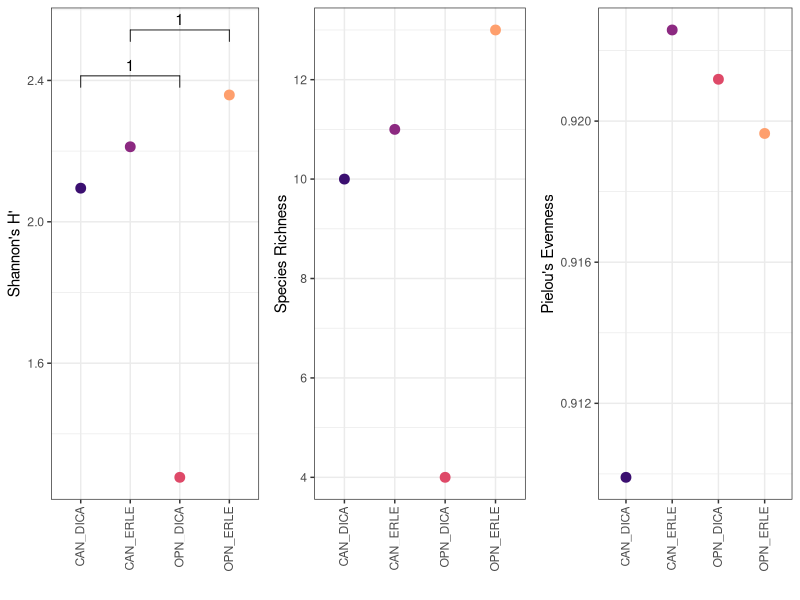
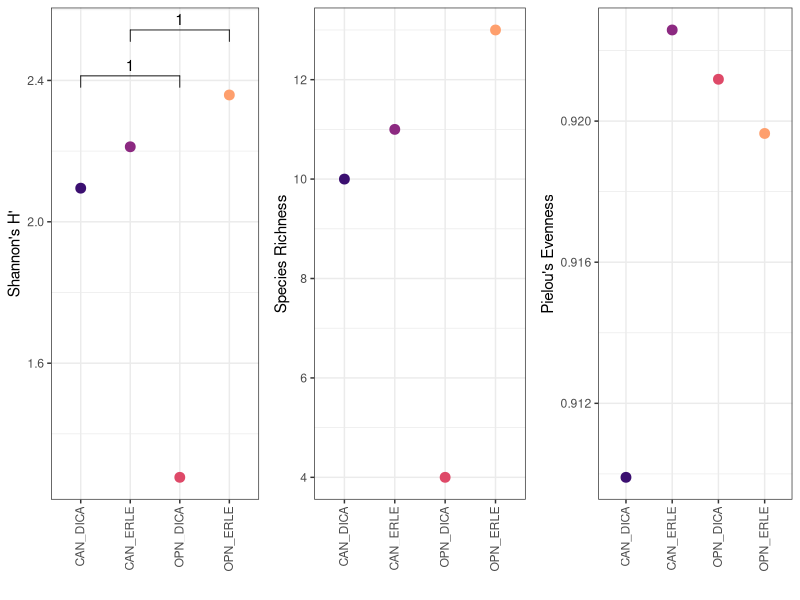

These figures' R source, in order: (Note: this script raises an error after producing the figures.)
#Monsoon Endophyte Culture Collection

#Diversity, Richness, Evenness
#Taylor Portman
#20OCT22

#Read in libraries
library(dplyr)
library(tidyverse)
library(ggplot2)
library(vegan)
library(cowplot)
library(ggpubr)
#------------------
library(VennDiagram)

#Set workind directory
setwd("/Volumes/GoogleDrive/My Drive/projects/MastersThesis/R/SRER_FieldExperiment")

#Read in data
dat<-read.csv("data_clean/MonsoonMorphotypes_Clean.csv")
fungi<-read.csv("data_clean/FungalMorph_Clean.csv")
bac<-read.csv("data_clean/BacteriaMorph_Clean.csv")

#Figure save file path
figures= 'MonsoonEndophyte_CultureCollection/figures'


# Fungi: Diversity --------------------------------------------------------
pop = fungi%>%
  count(Morphotype, PlantOrigin, Plot)%>%
  mutate(PlantPlot= paste0(Plot , "_" , PlantOrigin))%>%
  select(-PlantOrigin, -Plot)%>%
  pivot_wider(names_from="Morphotype", values_from = "n", values_fill =0)%>%
  select(-PlantPlot)

env = fungi%>%
  count(Morphotype, PlantOrigin, Plot)%>%
  mutate(PlantPlot= paste0(Plot , "_" , PlantOrigin))%>%
  pivot_wider(names_from="Morphotype", values_from = "n", values_fill =0)%>%
  select(PlantOrigin, Plot, PlantPlot)


H<- diversity(pop)
richness<-specnumber(pop)
evenness<-H/log(richness)

alpha<-cbind(shannon=H, richness= richness, pielou=evenness, env)

comparisons=list(c("CAN_DICA", "OPN_DICA"), c("OPN_ERLE", "CAN_ERLE"))
compare_means(shannon~PlantPlot, comparisons=comparisons, data=alpha)
#Plot Data
plot.shan <- ggplot(alpha, aes(x = PlantPlot, y = shannon, colour = PlantPlot)) +
  geom_point(size = 3) +
  scale_colour_viridis_d(option = "magma", begin = 0.2, end = 0.8) +
  ylab("Shannon's H'") + 
  xlab("") +
  theme_bw() +
  theme(axis.text.x = element_text(angle = 90, hjust = 1, vjust = 0.4))+
  stat_compare_means(comparisons=comparisons)
plot.rich <-ggplot(alpha, aes(x = PlantPlot, y = richness, colour = PlantPlot)) +
  geom_point(size = 3) +
  scale_colour_viridis_d(option = "magma", begin = 0.2, end = 0.8) +
  ylab("Species Richness") +
  xlab("") +
  theme_bw() +
  theme(axis.text.x = element_text(angle = 90, hjust = 1, vjust = 0.4))

plot.even <- ggplot(alpha, aes(x = PlantPlot, y = evenness, colour = PlantPlot)) +
  geom_point(size = 3) +
  scale_colour_viridis_d(option = "magma", begin = 0.2, end = 0.8) +
  ylab("Pielou's Evenness") +
  xlab("") +
  theme_bw() +
  theme(axis.text.x = element_text(angle = 90, hjust = 1, vjust = 0.4))

legend <- get_legend(plot.even)

plot_grid(plot.shan + theme(legend.position = "none"), plot.rich + theme(legend.position = "none"), plot.even + theme(legend.position = "none"),ncol = 3)
fileName = paste(figures, 'Diversity.png',sep = '/')
ggsave(fileName,  dpi = 800,width= 18, height=12, units=c('cm'))



# Venn Diagram ------------------------------------------------------------

fungi.venn<-fungi%>%
  select(PlantOrigin, Morphotype)
fileName = paste(figures, 'Venn_Fungi.png',sep = '/')

venn.diagram(
  x=list(
    fungi.venn%>% filter(PlantOrigin=="DICA")%>% select(Morphotype)%>% unlist(),
    fungi.venn%>% filter(PlantOrigin=="ERLE")%>% select(Morphotype)%>% unlist()),
  category.names=c("DICA", "ERLE"),
  filename= fileName,
  output=TRUE
)

bac.venn<-bac%>%
  select(PlantOrigin, Morphotype)
fileName = paste(figures, 'Venn_Bacteria.png',sep = '/')

venn.diagram(
  x=list(
    bac.venn%>% filter(PlantOrigin=="DICA")%>% select(Morphotype)%>% unlist(),
    bac.venn%>% filter(PlantOrigin=="ERLE")%>% select(Morphotype)%>% unlist()),
  category.names=c("DICA", "ERLE"),
  filename= fileName,
  output=TRUE
)
fungi.venn2<-fungi%>%
  select(Plot, PlantOrigin, Morphotype)%>%
  mutate(PlantPlot= paste0(Plot , "_" , PlantOrigin))
  
  fileName = paste(figures, 'Venn_Fungi_PlantPlot.png',sep = '/')
  
  venn.diagram(
    x=list(
      fungi.venn2%>% filter(PlantPlot=="CAN_DICA")%>% select(Morphotype)%>% unlist(),
      fungi.venn2%>% filter(PlantPlot=="OPN_DICA")%>% select(Morphotype)%>% unlist(),
     fungi.venn2%>% filter(PlantPlot=="CAN_ERLE")%>% select(Morphotype)%>% unlist(),
     fungi.venn2%>% filter(PlantPlot=="OPN_ERLE")%>% select(Morphotype)%>% unlist()),
  category.names=c("Mesquite canopy DICA", "Open DICA", "Mesquite canopy ERLE", "Open ERLE"),
    filename= fileName,
    output=TRUE
  )
  
  bac.venn2<-bac%>%
    select(Plot, PlantOrigin, Morphotype)%>%
    mutate(PlantPlot= paste0(Plot , "_" , PlantOrigin))
  
  fileName = paste(figures, 'Venn_Bacteria_PlantPlot.png',sep = '/')
  
  venn.diagram(
    x=list(
      bac.venn2%>% filter(PlantPlot=="CAN_DICA")%>% select(Morphotype)%>% unlist(),
      bac.venn2%>% filter(PlantPlot=="OPN_DICA")%>% select(Morphotype)%>% unlist(),
      bac.venn2%>% filter(PlantPlot=="CAN_ERLE")%>% select(Morphotype)%>% unlist(),
      bac.venn2%>% filter(PlantPlot=="OPN_ERLE")%>% select(Morphotype)%>% unlist()),
    category.names=c("Mesquite canopy DICA", "Open DICA", "Mesquite canopy ERLE", "Open ERLE"),
    filename= fileName,
    output=TRUE
  )
  
  
  
